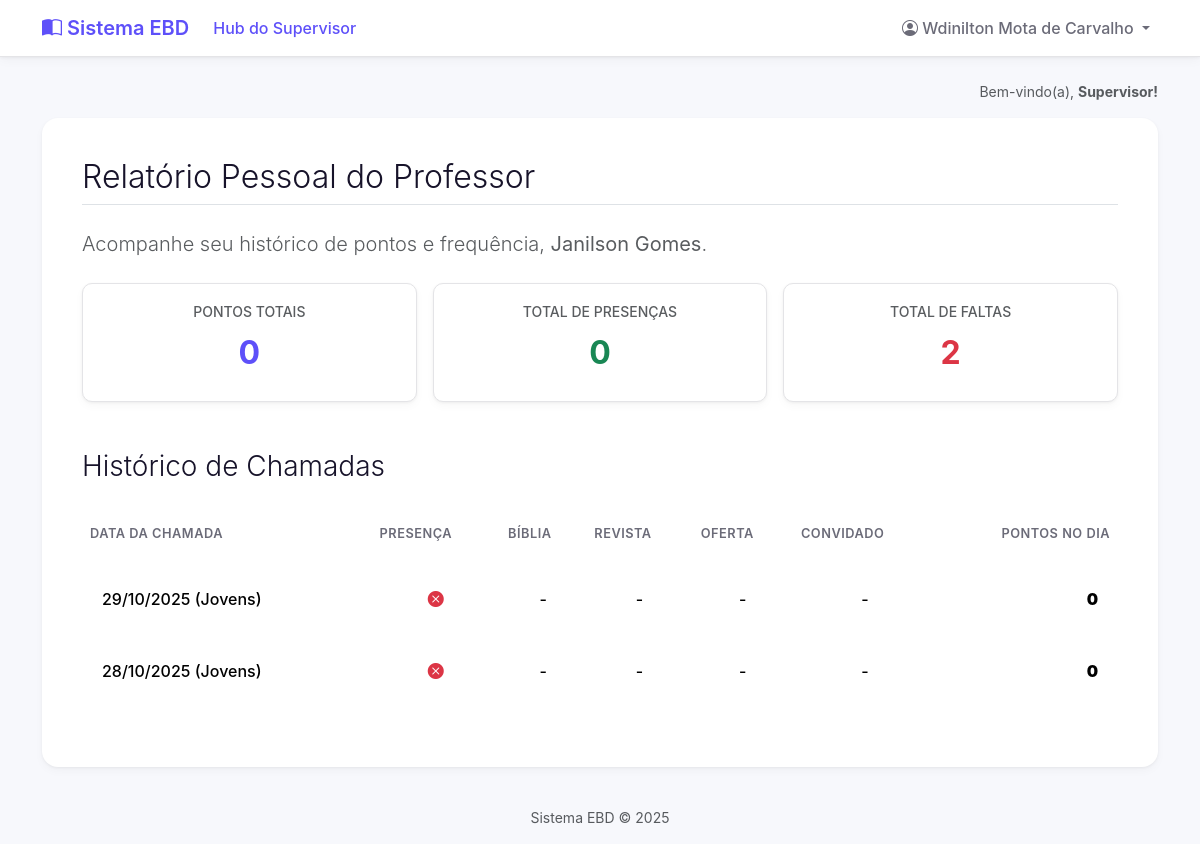
The page /professor/2/relatorio/ (signed in) on the database its author committed.
### core/models.py (models this page shows, shortened)
class RegistroChamadaProfessor(models.Model):
    chamada = models.OneToOneField(
        Chamada,
        on_delete=models.CASCADE,
        related_name='registro_professor'
    )
    professor = models.ForeignKey(
        PerfilProfessor,
        on_delete=models.CASCADE,
        related_name='registros_de_chamada'
    )
    presenca = models.BooleanField(default=False, verbose_name="Presença")
    biblia = models.BooleanField(default=False, verbose_name="Bíblia")
    revista = models.BooleanField(default=False, verbose_name="Revista")
    oferta = models.BooleanField(default=False, verbose_name="Oferta")
    convidado = models.BooleanField(default=False, verbose_name="Convidado")
    pontos_ganhos = models.IntegerField(default=0)

class Chamada(models.Model):
    turma = models.ForeignKey(Turma, on_delete=models.CASCADE, related_name='chamadas')
    data = models.DateField()
    criado_por = models.ForeignKey(User, on_delete=models.SET_NULL, null=True)
    class Meta:
        unique_together = ('turma', 'data')

class Turma(models.Model):
    nome = models.CharField(max_length=100, unique=True)
    professor = models.ForeignKey(
        User,
        on_delete=models.SET_NULL,
        null=True,
        blank=True,
        related_name='turmas_lecionadas'
    )

### core/views.py (the view)
# urls.py: path('professor/<int:professor_user_id>/relatorio/', views.relatorio_professor_individual, name='relatorio_professor_individual'),
@login_required
def relatorio_professor_individual(request, professor_user_id):
    permissores = permissoes_context(request)
    if not permissores['is_supervisor']:
        return HttpResponseForbidden("<h1>Acesso Negado</h1><p>Apenas supervisores podem ver este relatório.</p>")
    professor_user = get_object_or_404(User, id=professor_user_id)
    try:
        perfil = professor_user.perfil_professor
        registros = RegistroChamadaProfessor.objects.filter(professor=perfil).order_by('-chamada__data')
    except PerfilProfessor.DoesNotExist:
        return HttpResponseForbidden("<h1>Erro</h1><p>O perfil deste professor não foi encontrado.</p>")
    faltas = registros.filter(presenca=False).count()
    presencas = registros.filter(presenca=True).count()
    contexto = {
        'professor': professor_user, # Passa o User do professor
        'registros': registros,
        'faltas': faltas,
        'presencas': presencas,
        'pontos_totais': perfil.pontos_totais
    }
    return render(request, 'meu_relatorio_professor.html', contexto)

### core/context_processors.py (called while the page is built)
def permissoes_context(request):
    is_professor = False
    is_aluno = False
    is_supervisor = False
    aluno = None
    if request.user.is_authenticated:
        is_supervisor = request.user.groups.filter(name='Supervisores').exists()
        is_professor = request.user.groups.filter(name='Professores').exists()
        try:
            aluno = request.user.aluno
            is_aluno = True
        except:
            is_aluno = False
    return {
        'is_supervisor': is_supervisor,
        'is_professor': is_professor,
        'is_aluno': is_aluno,
        'aluno_global': aluno,
    }

### templates/meu_relatorio_professor.html (shortened to what this page needs)
{% extends 'base.html' %}
{% block content %}
    <h2 class="fw-light border-bottom pb-2 mb-4">Relatório Pessoal do Professor</h2>
    <p class="lead text-muted mb-4">
        Acompanhe seu histórico de pontos e frequência, <strong>{{ professor.first_name }} {{ professor.last_name }}</strong>.
    </p>
    <div class="row g-3 mb-4">
        <div class="col-md-4">
            <div class="card shadow-sm border-0">
                <div class="card-body text-center p-4">
                    <h6 class="card-subtitle mb-2 text-muted text-uppercase small">Pontos Totais</h6>
                    <p class="card-text fs-2 fw-bold" style="color: var(--cor-primaria);">{{ pontos_totais }}</p>
                </div>
            </div>
        </div>
        <div class="col-md-4">
            <div class="card shadow-sm border-0">
                <div class="card-body text-center p-4">
                    <h6 class="card-subtitle mb-2 text-muted text-uppercase small">Total de Presenças</h6>
                    <p class="card-text fs-2 fw-bold text-success">{{ presencas }}</p>
                </div>
            </div>
        </div>
        <div class="col-md-4">
            <div class="card shadow-sm border-0">
                <div class="card-body text-center p-4">
                    <h6 class="card-subtitle mb-2 text-muted text-uppercase small">Total de Faltas</h6>
                    <p class="card-text fs-2 fw-bold text-danger">{{ faltas }}</p>
                </div>
            </div>
        </div>
    </div>
    <h3 class="fw-light mt-5 mb-4">Histórico de Chamadas</h3>
    <div class="table-responsive">
        <table class="table table-hover align-middle">
            <thead>
                <tr>
                    <th>Data da Chamada</th>
                    <th>Presença</th>
                    <th>Bíblia</th>
                    <th>Revista</th>
                    <th>Oferta</th>
                    <th>Convidado</th>
                    <th class="text-end">Pontos no Dia</th>
                </tr>
            </thead>
            <tbody>
                {% for registro in registros %}
                    <tr>
                        <td>{{ registro.chamada.data|date:"d/m/Y" }} ({{ registro.chamada.turma.nome }})</td>
                        <td class="text-center">{% if registro.presenca %}<i class="bi bi-check-circle-fill text-success"></i>{% else %}<i class="bi bi-x-circle-fill text-danger"></i>{% endif %}</td>
                        <td class="text-center">{% if registro.biblia %}<i class="bi bi-check-lg text-muted"></i>{% else %}-{% endif %}</td>
                        <td class="text-center">{% if registro.revista %}<i class="bi bi-check-lg text-muted"></i>{% else %}-{% endif %}</td>
                        <td class="text-center">{% if registro.oferta %}<i class="bi bi-check-lg text-muted"></i>{% else %}-{% endif %}</td>
                        <td class="text-center">{% if registro.convidado %}<i class="bi bi-check-lg text-muted"></i>{% else %}-{% endif %}</td>
                        <td class="text-end fw-bold"><strong>{{ registro.pontos_ganhos }}</strong></td>
                    </tr>
                {% empty %}
                    <tr>
                        <td colspan="7">Nenhum registro encontrado.</td>
                    </tr>
                {% endfor %}
            </tbody>
        </table>
    </div>
{% endblock %}

### templates/base.html (shortened to what this page needs)
{% load static %}
<!DOCTYPE html>
<html lang="pt-br">
<head>
    <link href="https://cdn.jsdelivr.net/npm/bootstrap@5.3.3/dist/css/bootstrap.min.css" rel="stylesheet">
    <link rel="stylesheet" href="https://cdn.jsdelivr.net/npm/bootstrap-icons@1.11.3/font/bootstrap-icons.min.css">
    <link rel="stylesheet" href="{% static 'css/custom.css' %}">
</head>
<body class="d-flex flex-column min-vh-100">
    <nav class="navbar navbar-expand-lg navbar-light navbar-custom sticky-top">
        <div class="container">
            <a class="navbar-brand" href="#">
                <i class="bi bi-book-half"></i>
                Sistema EBD
            </a>
            <div class="collapse navbar-collapse" id="navbarNav">
                <ul class="navbar-nav me-auto mb-2 mb-lg-0">
                    {% if is_supervisor %}
                        <li class="nav-item">
                            <a class="nav-link active" href="{% url 'relatorios' %}">Hub do Supervisor</a>
                        </li>
                    {% endif %}
                </ul>
                <ul class="navbar-nav ms-auto">
                    {% if user.is_authenticated %}
                        <li class="nav-item dropdown">
                            <a class="nav-link dropdown-toggle" href="#" id="navbarDropdown" role="button" data-bs-toggle="dropdown" aria-expanded="false">
                                <i class="bi bi-person-circle"></i>
                                {{ user.first_name }} {{ user.last_name }}
                            </a>
                        </li>
                    {% endif %}
                </ul>
            </div>
        </div>
    </nav>
    <main class="container my-4">
        {% if user.is_authenticated %}
        <div class="text-end text-muted small mb-3">
            Bem-vindo(a),
            <span class="fw-bold">
                {% if is_supervisor %} Supervisor!
                {% elif is_professor %} Professor!
                {% elif is_aluno %} Aluno!
                {% else %} Usuário!
                {% endif %}
            </span>
        </div>
        {% endif %}
        <div class="main-content-card">
            {% block content %}
            {% endblock %}
        </div>
    </main>
    <footer class="mt-auto text-center text-muted small p-3">
        Sistema EBD &copy; {% now "Y" %}
    </footer>
</body>
</html>

### static/css/custom.css (style rules this page uses)
:root { --cor-primaria: #5E50F9; --cor-primaria-clara: #f4f2ff; --cor-fundo: #f7f8fc; --cor-texto: #17132a; --cor-texto-suave: #6b6b78; --cor-borda: #e4e4e7; --raio-borda-lg: 16px; --raio-borda-md: 10px; --sombra-card: 0 4px 10px rgba(0, 0, 0, 0.03), 0 1px 3px rgba(0, 0, 0, 0.05); --sombra-card-hover: 0 8px 25px rgba(94, 80, 249, 0.1), 0 4px 12px rgba(0, 0, 0, 0.04); }
body { background-color: var(--cor-fundo); color: var(--cor-texto); font-family: -apple-system, BlinkMacSystemFont, "Segoe UI", Roboto, "Helvetica Neue", Arial, sans-serif; }
.navbar.navbar-custom { background-color: white; border-bottom: 1px solid var(--cor-borda); box-shadow: var(--sombra-card); }
.navbar .navbar-brand { font-weight: 600; color: var(--cor-primaria); }
.navbar .nav-link { font-weight: 500; color: var(--cor-texto-suave); }
.navbar .nav-link.active, .navbar .nav-link:hover { color: var(--cor-primaria); }
.main-content-card { background-color: #ffffff; border-radius: var(--raio-borda-lg); padding: 2.5rem; box-shadow: var(--sombra-card); }
.card { border-radius: var(--raio-borda-md) !important; border: 1px solid var(--cor-borda) !important; box-shadow: var(--sombra-card) !important; transition: all 0.2s ease-in-out; height: 100%; }
.table { border-collapse: separate; border-spacing: 0 8px; margin-top: -8px; }
.table th { border: none; color: var(--cor-texto-suave); font-weight: 600; text-transform: uppercase; font-size: 0.8rem; letter-spacing: 0.5px; padding-top: 1rem; padding-bottom: 1rem; }
.table td { background-color: #ffffff; border: none; padding: 1.25rem; vertical-align: middle; font-weight: 500; }
.table tr td:first-child { border-top-left-radius: var(--raio-borda-md); border-bottom-left-radius: var(--raio-borda-md); }
.table tr td:last-child { border-top-right-radius: var(--raio-borda-md); border-bottom-right-radius: var(--raio-borda-md); }

### rows shown on the page
RegistroChamadaProfessor: chamada.data "29/10/2025", chamada.turma.nome "Jovens", presenca False (drawn), pontos_ganhos "0"
RegistroChamadaProfessor: chamada.data "28/10/2025", chamada.turma.nome "Jovens", presenca False (drawn), pontos_ganhos "0"

### other values the page prints
{{ user.first_name }} "Wdinilton Mota"
{{ user.last_name }} "de Carvalho"
{{ professor.first_name }} "Janilson"
{{ professor.last_name }} "Gomes"
{{ pontos_totais }} "0"
{{ presencas }} "0"
{{ faltas }} "2"
